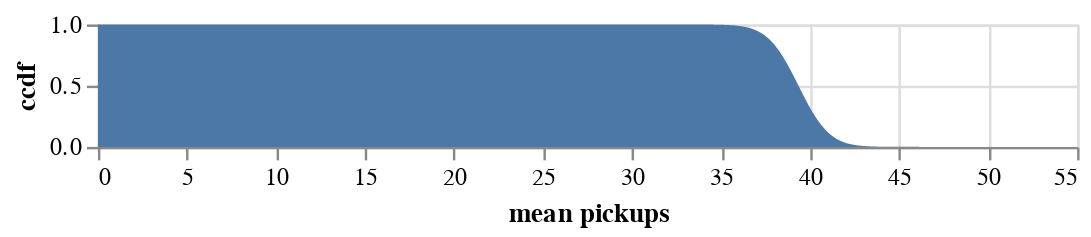

Source (notebook cell):
### Markdown cell above
## 2.2 Cumulative distribution function

### Question 2.2.1 Visualize a Complementary CDF barplot (5 points)

Using the CDF function (or the CCDF function), plot a CCDF barplot for the Student's t-based confidence distribution. *The barplot should start at 0*.

Hint: start from the code for generating a density plot, above, and (1) adjust the code for generating `x` to ensure it includes 0 and (2) change the function from a PDF to 1 - the CDF.

Your output should look something like this:

![CCDF barplot of mean pickups](asset/assignment2_ccdf.png)

### Code cell
cdf_t = 1 - stats.t.cdf(np.insert(x, 0, 0), len(pickups_df) - 1, pickups_mean, pickups_se)

df = pd.DataFrame({"mean pickups": np.insert(x, 0, 0), "ccdf": cdf_t})

pickups_cdf_chart = alt.Chart(df).mark_area().encode(
    x="mean pickups",
    y="ccdf"
)

pickups_cdf_chart.properties(height = 50)

### Figure 1 — Vega-Lite specification as saved in the notebook (floating-point values rounded to 4 significant figures; data arrays with more than 128 entries replaced by an {"elided": "..."} marker saying what was removed)
{"config": {"view": {"continuousWidth": 400, "continuousHeight": 300}}, "data": {"name": "data-606aa6890611ff1911d6ce13ca0d9014"}, "mark": "area", "encoding": {"x": {"type": "quantitative", "field": "mean pickups"}, "y": {"type": "quantitative", "field": "ccdf"}}, "height": 50, "$schema": "https://vega.github.io/schema/vega-lite/v4.8.1.json", "datasets": {"data-606aa6890611ff1911d6ce13ca0d9014": {"elided": "1002 records"}}}
